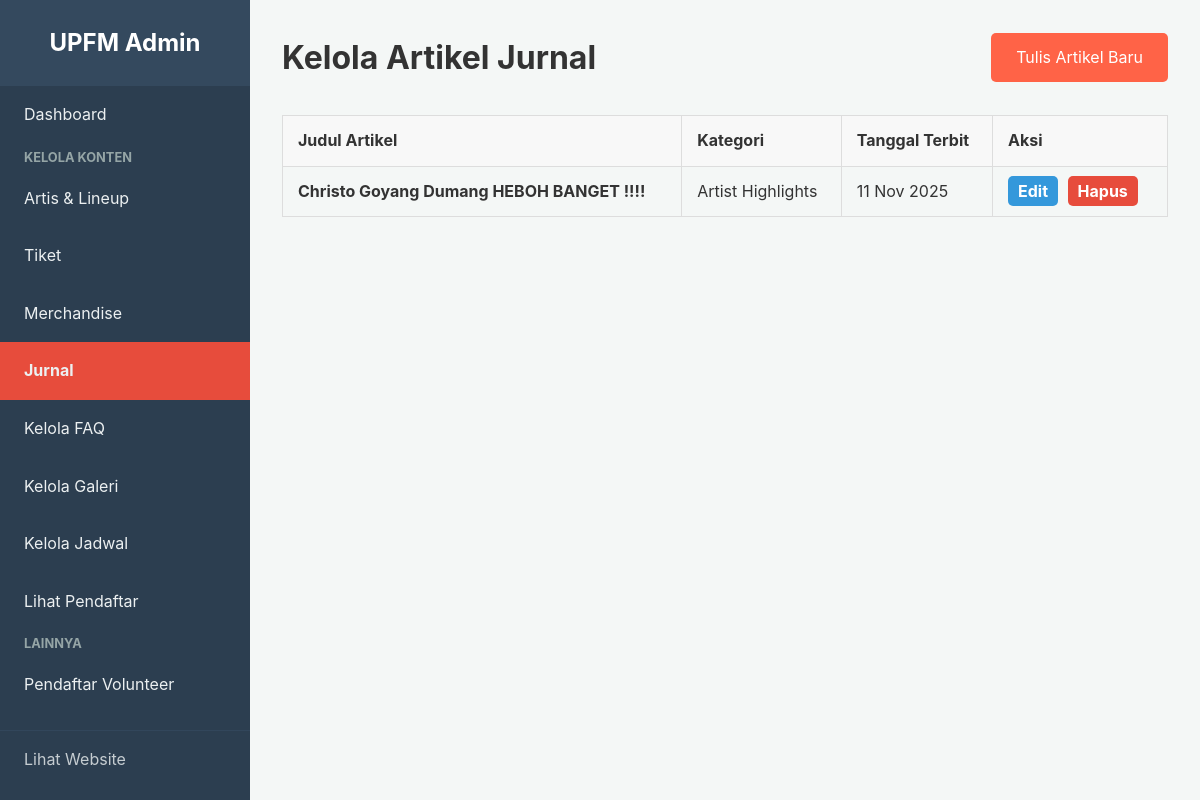
The app's page /admin/kelola_artikel.php (signed in) with its own data.
### tables this page shows
CREATE TABLE `journal_articles` (
  `id` int(11) NOT NULL,
  `title` varchar(255) NOT NULL,
  `content` text NOT NULL,
  `author` varchar(100) DEFAULT 'Tim UpFM',
  `user_id` int(11) DEFAULT NULL COMMENT 'ID User (admin) yang mempublikasikan',
  `category` enum('Artist Highlights','Festival Tips','Behind the Scenes','Update') NOT NULL,
  `publish_date` timestamp NOT NULL DEFAULT current_timestamp(),
  `image_url` varchar(255) DEFAULT NULL
);

### admin/kelola_artikel.php (the view, shortened to what this page needs)
<?php
require_once '../includes/db.php';
$articles = $conn->query("SELECT * FROM journal_articles ORDER BY publish_date DESC")->fetch_all(MYSQLI_ASSOC);
?>
<!DOCTYPE html>
<html lang="id">
<head>
    <link rel="stylesheet" href="../assets/css/style.css">
    <link rel="stylesheet" href="../assets/css/admin_styles.css">
</head>
<body>
<div class="admin-wrapper">
    <?php require_once '../includes/admin_sidebar.php'; ?>
    <div class="admin-main-content">
        <div class="admin-header">
            <h1 class="page-main-title">Kelola Artikel Jurnal</h1>
            <a href="edit_artikel.php" class="btn-standard">Tulis Artikel Baru</a>
        </div>
        <table class="admin-table">
            <thead>
                <tr>
                    <th>Judul Artikel</th>
                    <th>Kategori</th>
                    <th>Tanggal Terbit</th>
                    <th>Aksi</th>
                </tr>
            </thead>
            <tbody>
                <?php foreach ($articles as $article): ?>
                    <tr>
                        <td><strong><?php echo htmlspecialchars($article['title']); ?></strong></td>
                        <td><?php echo htmlspecialchars($article['category']); ?></td>
                        <td><?php echo date('d M Y', strtotime($article['publish_date'])); ?></td>
                        <td class="table-actions">
                            <a href="edit_artikel.php?id=<?php echo $article['id']; ?>" class="btn-edit">Edit</a>
                            <a href="kelola_artikel.php?action=hapus&id=<?php echo $article['id']; ?>" class="btn-delete" onclick="return confirm('Anda yakin ingin menghapus permanen artikel ini?');">Hapus</a>
                        </td>
                    </tr>
                <?php endforeach; ?>
            </tbody>
        </table>
    </div>
</div>
</body>
</html>

### assets/css/style.css (style rules this page uses)
:root { --primary-color: #ff6347; --dark-color: #333; --light-gray: #f8f8f8; --placeholder-gray: #e9e9e9; --text-color: #555; }
body { font-family: -apple-system, BlinkMacSystemFont, "Segoe UI", Roboto, Helvetica, Arial, sans-serif; margin: 0; background: #fff; color: var(--dark-color); line-height: 1.6; }
h1, h2, h3 { font-weight: bold; }
a { color: var(--primary-color); text-decoration: none; }
.page-main-title { text-align: center; font-size: 2rem; margin-bottom: 0.5rem; }
.btn-standard { display: inline-block; padding: 12px 25px; background: var(--primary-color); color: white; border: none; border-radius: 5px; font-size: 1rem; cursor: pointer; text-align: center; transition: background-color 0.2s ease; }

### assets/css/admin_styles.css (style rules this page uses)
:root { --admin-bg: #f4f7f6; --sidebar-bg: #2c3e50; --sidebar-text: #ecf0f1; --sidebar-hover: #34495e; --sidebar-active: #e74c3c; --card-bg: #ffffff; --dark-color: #333; }
body { font-family: -apple-system, BlinkMacSystemFont, "Segoe UI", Roboto, Helvetica, Arial, sans-serif; margin: 0; background-color: var(--admin-bg); color: var(--dark-color); }
a { text-decoration: none; }
.admin-wrapper { display: flex; min-height: 100vh; }
.admin-main-content { flex-grow: 1; margin-left: 250px; padding: 2rem; }
.admin-header { display: flex; justify-content: space-between; align-items: center; margin-bottom: 2rem; }
.page-main-title { margin: 0; }
.admin-table { width: 100%; border-collapse: collapse; margin-bottom: 2rem; }
.admin-table th, .admin-table td { padding: 12px 15px; border: 1px solid #ddd; text-align: left; vertical-align: middle; }
.admin-table th { background-color: var(--light-gray); }
.table-actions a { text-decoration: none; font-weight: bold; padding: 5px 10px; border-radius: 5px; margin-right: 5px; }
.btn-edit { background-color: #3498db; color: white; }
.btn-delete { background-color: #e74c3c; color: white; }

### records on screen
journal_articles: title "Christo Goyang Dumang HEBOH BANGET !!!!", category "Artist Highlights", publish_date "11 Nov 2025"
